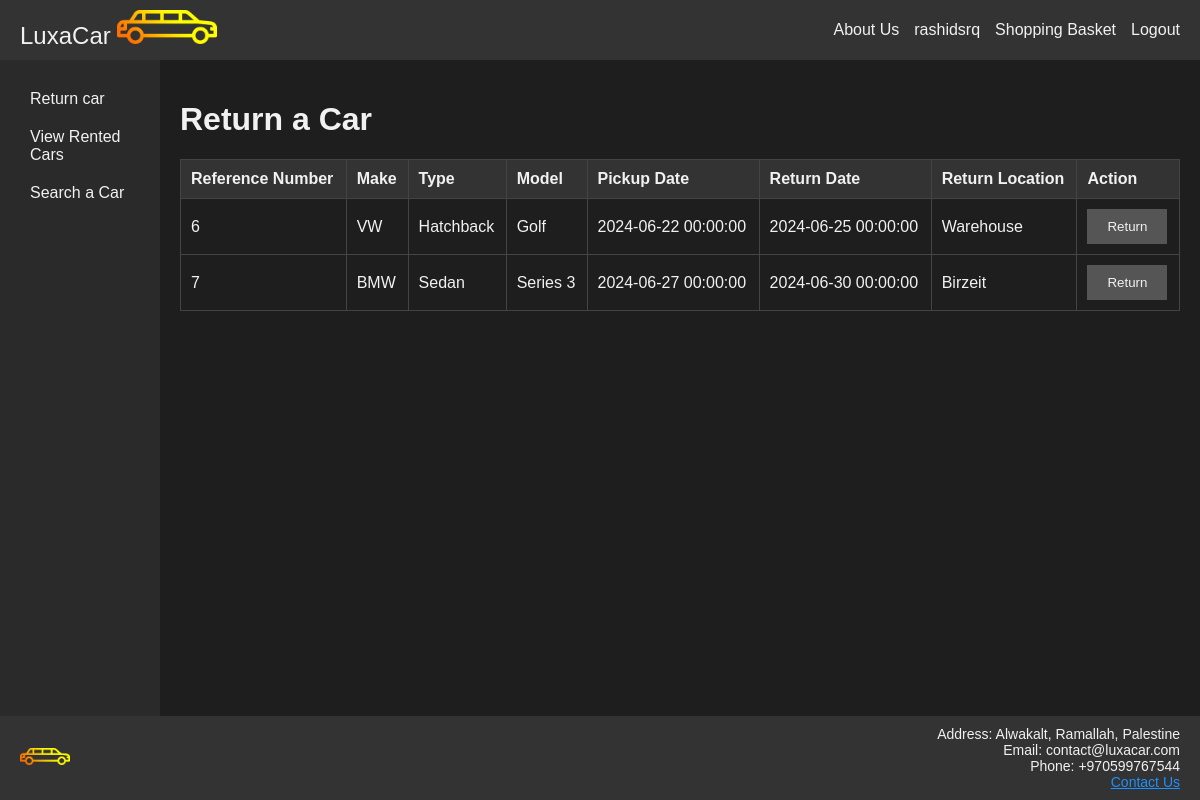
The app's page /returnCar.php (signed in) with its own data.
### tables this page shows
CREATE TABLE `rentals` (
  `RentalID` int(11) NOT NULL,
  `CustomerID` int(11) NOT NULL,
  `CarID` int(11) NOT NULL,
  `RentalDate` datetime NOT NULL,
  `ReturnDate` datetime NOT NULL,
  `TotalCost` decimal(10,2) NOT NULL,
  `PickupLocationID` int(11) NOT NULL,
  `ReturnLocationID` int(11) NOT NULL,
  `SpecialRequirements` text DEFAULT NULL
);

CREATE TABLE `cars` (
  `CarID` int(11) NOT NULL,
  `CarState` varchar(250) NOT NULL DEFAULT 'Available ',
  `ReferenceNumber` varchar(20) NOT NULL,
  `Model` varchar(50) NOT NULL,
  `Type` varchar(50) NOT NULL,
  `Make` varchar(50) NOT NULL,
  `RegistrationYear` year(4) NOT NULL,
  `Color` varchar(20) NOT NULL,
  `Description` text NOT NULL,
  `PricePerDay` decimal(10,2) NOT NULL,
  `CapacityPeople` int(11) NOT NULL,
  `CapacitySuitcases` int(11) NOT NULL,
  `FuelType` varchar(20) NOT NULL,
  `AvgConsumption` decimal(5,2) NOT NULL,
  `Horsepower` int(11) NOT NULL,
  `Length` decimal(5,2) NOT NULL,
  `Width` decimal(5,2) NOT NULL,
  `GearType` varchar(10) NOT NULL,
  `Conditions` text DEFAULT NULL,
  `Restrictions` text DEFAULT NULL
);

CREATE TABLE `locations` (
  `LocationID` int(11) NOT NULL,
  `Name` varchar(100) NOT NULL,
  `Address` varchar(255) NOT NULL,
  `Telephone` varchar(20) NOT NULL
);

### returnCar.php (the view, shortened to what this page needs)
<?php
try {
    $pdo = new PDO(DBCONNSTRING, DBUSER, DBPASS);
} catch (PDOException $e) {
    die($e->getMessage());
}
$stmt = $pdo->prepare("SELECT rentals.*, cars.CarState FROM rentals JOIN cars ON rentals.CarID = cars.CarID WHERE rentals.CustomerID = ? AND cars.CarState = 'Rented'");
$stmt->execute([$_SESSION['CustomerID']]);
$rents = $stmt->fetchAll();
?>
<!DOCTYPE html>
<html lang="en">
<head>
    <link rel="stylesheet" href="styles/styles.css">
</head>
<body>
    <div class="container">
        <header class="header">
            <div class="logo">
                <a href="index.php">
                    LuxaCar
                    <img src="protected/logo.png" alt="Logo">
                </a>
            </div>
            <div class="nav-links">
                <a href="about.php">About Us</a>
                <?php if (isset($_SESSION['loggedin']) && $_SESSION['loggedin'] == true): ?>
                    <a href="profile.php"><?php echo $_SESSION['username']; ?></a>
                    <?php if (!isset($isManager)): ?>
                    <a href="viewRent.php">Shopping Basket</a>
                    <?php endif; ?>
                    <a href="logout.php">Logout</a>
                <?php else: ?>
                    <a href="login.php">Login</a>
                    <a href="register.php">Register</a>
                <?php endif; ?>
            </div>
        </header>
        <div class="main-container">
            <nav class="nav">
                <?php if (isset($_SESSION['isManager'])): ?>
                    <a href="addCar.php">Add Car</a>
                    <a href="addLocation.php">Add Location</a>
                    <a href="returnCarMan.php">Return Car</a>
                    <a href="inquireCar.php">Inquire about Cars</a>
                <?php elseif (isset($_SESSION['username'])): ?>
                    <a href="returnCar.php">Return car</a>
                    <a href="viewRent.php">View Rented Cars</a>
                <?php endif; ?>
                <a href="searchCar.php">Search a Car</a>
            </nav>
            <main class="main">
                <h1>Return a Car</h1>
                <table>
                    <tr>
                        <th>Reference Number</th>
                        <th>Make</th>
                        <th>Type</th>
                        <th>Model</th>
                        <th>Pickup Date</th>
                        <th>Return Date</th>
                        <th>Return Location</th>
                        <th>Action</th>
                    </tr>
                    <?php foreach ($rents as $rent): ?>
                    <?php
                    $stmt = $pdo->prepare("SELECT * FROM cars WHERE CarID = ?");
                    $stmt->execute([$rent['CarID']]);
                    $car = $stmt->fetch(PDO::FETCH_ASSOC);
                    $stmt = $pdo->prepare("SELECT * FROM locations WHERE LocationID = ?");
                    $stmt->execute([$rent['ReturnLocationID']]);
                    $location = $stmt->fetch(PDO::FETCH_ASSOC);
                    ?>
                    <tr>
                        <td><?= $rent['CarID'] ?></td>
                        <td><?= $car['Make'] ?></td>
                        <td><?= $car['Type'] ?></td>
                        <td><?= $car['Model'] ?></td>
                        <td><?= $rent['RentalDate'] ?></td>
                        <td><?= $rent['ReturnDate'] ?></td>
                        <td><?= $location['Name'] ?></td>
                        <td>
                            <form method="post">
                                <input type="submit" value="Return">
                            </form>
                        </td>
                    </tr>
                    <?php endforeach; ?>
                </table>
            </main>
            </div>
        <footer class="footer">
            <div>
                <img src="protected/logo.png" alt="Small Logo">
            </div>
            <div class="contact-info">
                Address: Alwakalt, Ramallah, Palestine<br>
                Email: contact@luxacar.com<br>
                Phone: +970599767544<br>
                <a href="contact.php">Contact Us</a>
            </div>
        </footer>
</body>
</html>

### styles/styles.css (style rules this page uses)
body { margin: 0; font-family: Arial, sans-serif; background-color: #1e1e1e; color: #f1f1f1; }
.container { display: flex; flex-direction: column; min-height: 100vh; }
.header, .footer { background-color: #333; color: #f1f1f1; text-align: center; padding: 10px 0; }
.main-container { display: flex; flex: 1; }
.nav { flex: 0 0 10%; background-color: #2a2a2a; padding: 20px; }
.nav a { display: block; padding: 10px; color: #f1f1f1; text-decoration: none; }
.main { flex: 1; padding: 20px; background-color: #1e1e1e; }
.header { display: flex; justify-content: space-between; align-items: center; padding: 10px 20px; }
.header .logo { font-size: 24px; }
.header img { width: 100px; height: auto; }
.header .nav-links { display: flex; gap: 15px; }
.header .nav-links a { color: #f1f1f1; text-decoration: none; }
.header a { color: #f1f1f1; text-decoration: none; }
.footer { display: flex; justify-content: space-between; align-items: center; padding: 10px 20px; font-size: 14px; }
.footer img { width: 50px; height: auto; }
.footer .contact-info { text-align: right; }
.main h1 { color: #f1f1f1; }
input[type="submit"] { background-color: #555; color: #f1f1f1; border: none; padding: 10px 20px; cursor: pointer; }
table { width: 100%; border-collapse: collapse; }
table, th, td { border: 1px solid #444; }
th, td { padding: 10px; text-align: left; }
th { background-color: #333; color: #f1f1f1; }
a { color: #1e90ff; }

### records on screen
rentals: CarID "6", CarID.Make "VW", CarID.Type "Hatchback", CarID.Model "Golf", RentalDate "2024-06-22 00:00:00", ReturnDate "2024-06-25 00:00:00", ReturnLocationID.Name "Warehouse"
rentals: CarID "7", CarID.Make "BMW", CarID.Type "Sedan", CarID.Model "Series 3", RentalDate "2024-06-27 00:00:00", ReturnDate "2024-06-30 00:00:00", ReturnLocationID.Name "Birzeit"

### other values on screen
$_SESSION['username'] "rashidsrq"
